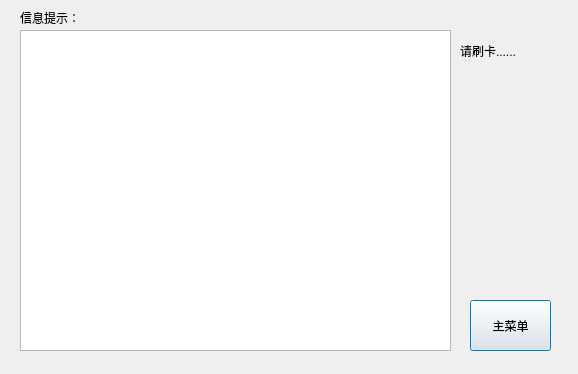
<?xml version="1.0" encoding="UTF-8"?>
<ui version="4.0">
 <class>sign_out</class>
 <widget class="QDialog" name="sign_out">
  <property name="geometry">
   <rect>
    <x>0</x>
    <y>0</y>
    <width>578</width>
    <height>374</height>
   </rect>
  </property>
  <property name="windowTitle">
   <string>Dialog</string>
  </property>
  <widget class="QPushButton" name="pushButton_2">
   <property name="geometry">
    <rect>
     <x>470</x>
     <y>300</y>
     <width>81</width>
     <height>51</height>
    </rect>
   </property>
   <property name="text">
    <string>主菜单</string>
   </property>
  </widget>
  <widget class="QLabel" name="label">
   <property name="geometry">
    <rect>
     <x>20</x>
     <y>10</y>
     <width>72</width>
     <height>15</height>
    </rect>
   </property>
   <property name="text">
    <string>信息提示：</string>
   </property>
  </widget>
  <widget class="QTextBrowser" name="textBrowser">
   <property name="geometry">
    <rect>
     <x>20</x>
     <y>30</y>
     <width>431</width>
     <height>321</height>
    </rect>
   </property>
  </widget>
  <widget class="QLabel" name="label_2">
   <property name="geometry">
    <rect>
     <x>460</x>
     <y>30</y>
     <width>111</width>
     <height>41</height>
    </rect>
   </property>
   <property name="text">
    <string>请刷卡......</string>
   </property>
  </widget>
 </widget>
 <resources/>
 <connections/>
</ui>
